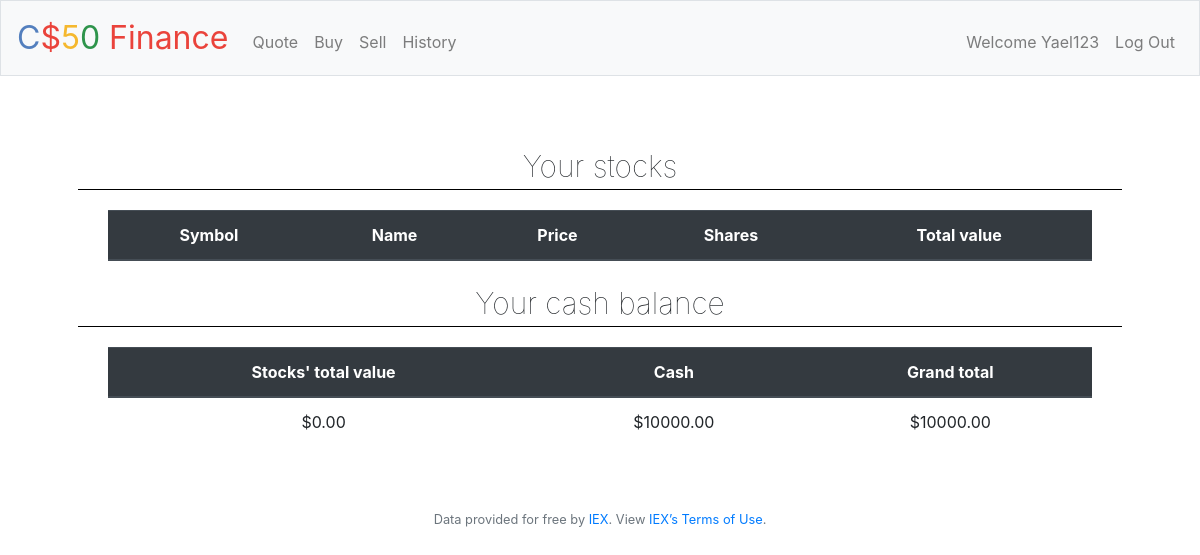
/ (signed in), run on the app's committed database.
### tables this page shows
CREATE TABLE users (id INTEGER, username TEXT NOT NULL, hash TEXT NOT NULL, cash NUMERIC NOT NULL DEFAULT 10000.00, PRIMARY KEY(id));

### application.py (the view)
@app.route("/")
@login_required
def index():
    user_id = session["user_id"]
    user_data = db.execute("SELECT username, cash FROM users WHERE id = (?);", user_id)
    username = user_data[0]["username"]
    cash = user_data[0]["cash"]
    stocks = db.execute("SELECT stock_id as symbol, shares as quantity FROM user_stocks WHERE username_id = (?) AND quantity > 0 ORDER BY symbol;", user_id)
    stocks_total = 0
    for stock in stocks:
        stock_data = lookup(stock["symbol"])
        if stock_data:
            stock["price"] = stock_data["price"]
            stock["name"] = stock_data["name"]
            stocks_total += stock_data["price"] * stock["quantity"]
    return render_template("index.html", username=username, stocks=stocks, stock_total_value=stocks_total, cash=cash)

### application.py (called while the page is built)
@app.after_request
def after_request(response):
    response.headers["Cache-Control"] = "no-cache, no-store, must-revalidate"
    response.headers["Expires"] = 0
    response.headers["Pragma"] = "no-cache"
    return response

### helpers.py (called while the page is built)
def login_required(f):
    @wraps(f)
    def decorated_function(*args, **kwargs):
        if session.get("user_id") is None:
            return redirect("/login")
        return f(*args, **kwargs)
    return decorated_function

### templates/index.html (shortened to what this page needs)
{% extends "layout.html" %}
{% block main %}
    <p class="title animated bounceInLeft">Your stocks</p>
    <div class="container">
        <div class"row">
            <div class="col-12 d-none d-lg-block">
                <table class="table">
                    <thead class="thead-dark">
                        <tr>
                            <th scope="col">Symbol</th>
                            <th scope="col">Name</th>
                            <th scope="col">Price</th>
                            <th scope="col">Shares</th>
                            <th scope="col">Total value</th>
                        </tr>
                    </thead>
                </table>
            </div>
        </div>
    </div>
    <p class="title animated bounceInLeft">Your cash balance</p>
    <div class="container">
        <div class"row">
            <div class="col-12">
                <table class="table">
                    <thead class="thead-dark">
                        <tr>
                            <th scope="col">Stocks' total value</th>
                            <th scope="col">Cash</th>
                            <th scope="col">Grand total</th>
                        </tr>
                    </thead>
                    <tbody>
                            <tr>
                                <td scope="row">${{ "{:.2f}".format(stock_total_value) }}</th>
                                <td>${{ "{:.2f}".format(cash) }}</td>
                                <td>${{ "{:.2f}".format(stock_total_value + cash) }}</td>
                            </tr>
                    </tbody>
                </table>
            </div>
        </div>
    </div>
{% endblock %}

### templates/layout.html (shortened to what this page needs)
<!DOCTYPE html>
<html lang="en">
    <head>
        <link rel="stylesheet" href="https://cdn.jsdelivr.net/npm/bootstrap@4.5.3/dist/css/bootstrap.min.css">
        <link href="/static/styles.css" rel="stylesheet">
        <link rel="stylesheet" href="https://cdnjs.cloudflare.com/ajax/libs/animate.css/3.5.2/animate.min.css">
    </head>
    <body>
        <nav class="navbar navbar-expand-md navbar-light bg-light border">
            <a class="navbar-brand" href="/"><span class="blue">C</span><span class="red">$</span><span class="yellow">5</span><span class="green">0</span> <span class="red">Finance</span></a>
            <div class="collapse navbar-collapse text-center" id="navbar">
                {% if session.user_id %}
                    <ul class="navbar-nav mr-auto mt-2">
                        <li class="nav-item"><a class="nav-link" href="/quote">Quote</a></li>
                        <li class="nav-item"><a class="nav-link" href="/buy">Buy</a></li>
                        <li class="nav-item"><a class="nav-link" href="/sell">Sell</a></li>
                        <li class="nav-item"><a class="nav-link" href="/history">History</a></li>
                    </ul>
                    <ul class="navbar-nav ml-auto mt-2">
                        <li class="d-none d-md-inline nav-item nav-link">Welcome {{ username }}</li>
                        <li class="nav-item"><a class="nav-link" href="/logout">Log Out</a></li>
                    </ul>
                {% else %}
                    <ul class="navbar-nav ml-auto mt-2">
                        <li class="nav-item"><a class="nav-link" href="/register">Register</a></li>
                        <li class="nav-item"><a class="nav-link" href="/login">Log In</a></li>
                    </ul>
                {% endif %}
            </div>
        </nav>
        <main class="container p-5">
            {% block main %}{% endblock %}
        </main>
        <footer class="small text-center text-muted">
            Data provided for free by <a href="https://iextrading.com/developer">IEX</a>. View <a href="https://iextrading.com/api-exhibit-a/">IEX’s Terms of Use</a>.
        </footer>
    </body>
</html>

### static/styles.css (style rules this page uses)
nav .navbar-brand { font-size: xx-large; }
nav .navbar-brand .blue { color: #537fbe; }
nav .navbar-brand .red { color: #ea433b; }
nav .navbar-brand .yellow { color: #f5b82e; }
nav .navbar-brand .green { color: #2e944b; }
main { overflow-x: auto; text-align: center; }
.title { margin: 20px 0; font-size: 30px; border-bottom: #000000; border-width: 0 0 1.5px 0; border-style: solid; font-weight: lighter; }

### data on the page
users: username "Yael123", cash "10000.00", stock_total_value+cash "10000.00"

### other printed values
{{ "{:.2f}".format(stock_total_value) }} "0.00"
